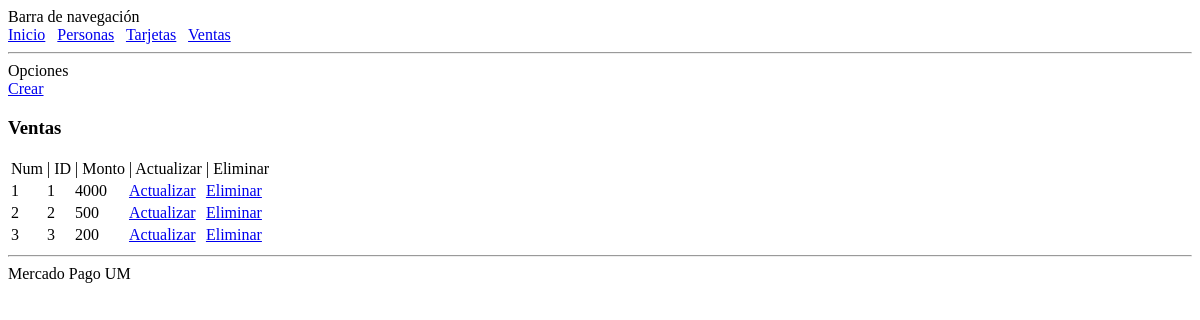
The page /venta/ on the database as committed earlier.
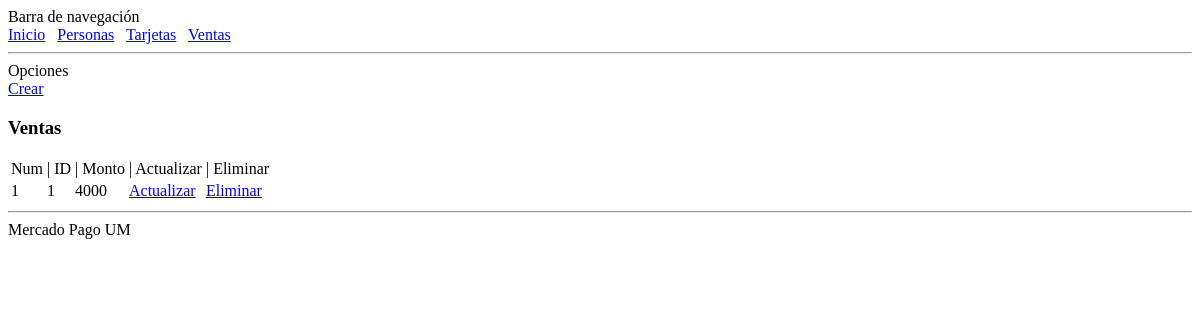
The same page on the database as committed later.
### aplicacion_demo/modelos.py (models this page shows, shortened)
class Venta(db.Model):
    __tablename__ = 'ventas'
    id = db.Column(db.Integer,
                   primary_key=True)
    monto = db.Column(db.Integer,
                         index=False,
                         unique=False,
                         nullable=False)
    personas2 = relationship("Persona", secondary='ventaspersona')
    tarjetas2 = relationship("Tarjeta", secondary='ventastarjeta')
    @classmethod
    def get_all(cls):
        venta = Venta.query.all()
        return venta

### aplicacion_demo/ruta_ventas.py (the view)
@app.route('/venta/')
def venta():
    ventas = Venta.get_all()
    return render_template("venta/index.html",
                           ventas=ventas,
                           titulo='Ventas')

### templates/venta/index.html
{% extends 'estructura.html' %}
{% block contenido %}
    <div>Opciones</div>
    <div>
        <span><a href="crear">Crear</a><br></span>
    </div>
    <h3>Ventas</h3>
    {% if ventas|length < 1 %}
    <h4 style="text-align: center">Aun no hay ventas. Crea una!</h4>
    {% else %}
    <table>
        <thead>
            <td>Num</td>
            <td>| ID</td>
            <td>| Monto</td>
            <td>| Actualizar</td>
            <td>| Eliminar</td>
        </thead>
        <tbody>
        {% for venta in ventas %}
            <tr>
                <td>{{ loop.index }}</td>
                <td>{{ venta.id }}</td>
                <td>{{ venta.monto}}</td>
                <td><a href="update?id={{ venta.id }}">Actualizar</a></td>
                <td><a href="delete?id={{ venta.id }}">Eliminar</a></td>
            </tr>
        {% endfor %}
        </tbody>
    </table>
    {% endif %}
{% endblock %}

### templates/estructura.html (shortened to what this page needs)
<!DOCTYPE html>
<html lang="en">
<head>
</head>
<body>
    {% include 'encabezado.html' %}
    {% block contenido %} {% endblock %}
    {% include 'pie.html' %}
</body>
</html>

### templates/encabezado.html
<div>
    <div>Barra de navegaci&oacute;n</div>
    <div>
        <span><a href="/">Inicio</a></span>&nbsp;&nbsp;
        <span><a href="/persona/">Personas</a></span>&nbsp;&nbsp;
        <span><a href="/tarjeta/">Tarjetas</a></span>&nbsp;&nbsp;
        <span><a href="/venta/">Ventas</a></span>&nbsp;&nbsp;
    </div>
</div>
<hr>

### templates/pie.html
<hr>
<div>
    Mercado Pago UM
</div>

Rows that differ between the two databases and show on the page:
removed Venta: id "2", monto "500"
removed Venta: id "3", monto "200"
